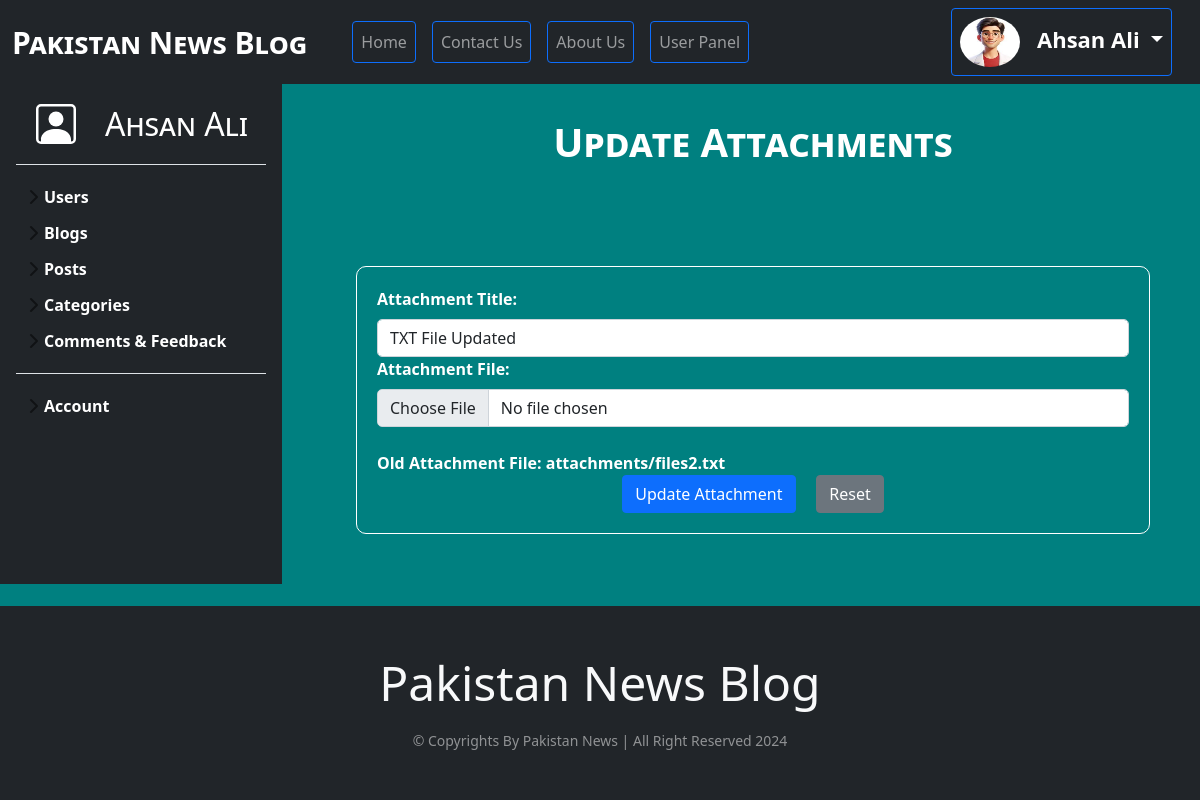
The app's page /admin/update_attachments.php?attachment_id=16 (signed in) with its own data.
### tables this page shows
CREATE TABLE `post_atachment` (
  `post_atachment_id` int(11) NOT NULL AUTO_INCREMENT,
  `post_id` int(11) DEFAULT NULL,
  `post_attachment_title` varchar(200) DEFAULT NULL,
  `post_attachment_path` text DEFAULT NULL,
  `is_active` enum('Active','InActive') DEFAULT NULL,
  `created_at` timestamp NOT NULL DEFAULT current_timestamp() ON UPDATE current_timestamp(),
  `updated_at` timestamp NULL DEFAULT NULL,
  PRIMARY KEY (`post_atachment_id`),
  KEY `fk1` (`post_id`),
  CONSTRAINT `fk1` FOREIGN KEY (`post_id`) REFERENCES `post` (`post_id`) ON DELETE CASCADE ON UPDATE CASCADE
);

### database_class.php (called while the page is built, shortened)
<?php
    class Database_connection{
        public function __construct(){
            $this->connection = mysqli_connect("localhost","root","","22829_Ahsan_Ali");
        }
    }
   ?>

### admin/update_attachments.php (the view, shortened to what this page needs)
<?php
include_once("require/header.php");
require_once("../database_class.php");
?>
    <div class="row">
        <div class="col-sm-3">
            <?php include_once("sidebar.php"); ?>
        </div>
        <div class="col-sm-9">
           <br/>
           <h1> Update Attachments </h1>
            <center>
            <p style="background-color:<?= $_GET['background_color']??'';?>;
             padding: 10px;
             border-radius: 10px;
             width: 50%;
             text-align: center;
             font-variant: small-caps;
             font-weight: bold;
             color: white;
             font-size: 20px;">
            </p>
            </center>
        <?php
    if(isset($_GET['attachment_id'])){
    extract($_REQUEST);
    $database = new Database_connection();
    $database->query = "SELECT * FROM post_atachment WHERE post_atachment_id = '".$attachment_id."'";
    $result = $database->result = mysqli_query($database->connection,$database->query);
    $data = mysqli_fetch_assoc($result);
    extract($data);
}
    ?>
    <form method="POST" action="../process.php" class="form-container" enctype="multipart/form-data">
      <div class="form-group">
        <label class="form-label">Attachment Title: </label>
        <input type="text" name="attachment_title" class="form-control" value="<?= $post_attachment_title??'' ?>" placeholder="Enter Attachment Title">
      </div>
      <div class="form-group">
        <label class="form-label">Attachment File: </label>
        <input type="file" name="attachment_file" class="form-control">
        <br/>
        <span style="font-weight: bolder;"> Old Attachment File: <?= $post_attachment_path??'' ?>   </span>
      </div>
      <div class="text-center">
         <input type="submit" class="btn btn-primary" name="update_attachment" value="Update Attachment"> &nbsp; &nbsp;
         <input class="btn btn-secondary" type="reset" name="reset" value="Reset">
     </div>
      </div>
    </div>
<?php include_once("require/footer.php"); ?>

### admin/sidebars/sidebars.css (style rules this page uses)
body { min-height: 100vh; min-height: -webkit-fill-available; }
html { height: -webkit-fill-available; }

### admin/Files/dataTables.dataTables.css (style rules this page uses)
:root { --dt-row-selected: 13, 110, 253; --dt-row-selected-text: 255, 255, 255; --dt-row-selected-link: 9, 10, 11; --dt-row-stripe: 0, 0, 0; --dt-row-hover: 0, 0, 0; --dt-column-ordering: 0, 0, 0; --dt-html-background: white; }

### admin/require/header.php (style rules this page uses)
body { background-color: teal; }

### admin/update_attachments.php (style rules this page uses)
body { background-color: teal; color: white; }
h1 { font-variant: small-caps; font-weight: bolder; font-size: 40px; text-align: center; margin-bottom: 20px; padding: 10px; }
.form-container { border: 1px solid white; padding: 20px; border-radius: 10px; margin: 50px; }
.form-control { border-radius: 5px; }
label { font-weight: bold; }

### admin/require/footer.php (style rules this page uses)
html { height: 100%; }
body { min-height: 100vh; display: flex; flex-direction: column; }

### records on screen
post_atachment: attachment_title "TXT File Updated", post_attachment_path "attachments/files2.txt"

### other values on screen
$_SESSION['user']['first_name'] "Ahsan"
$_SESSION['user']['last_name'] "Ali"
